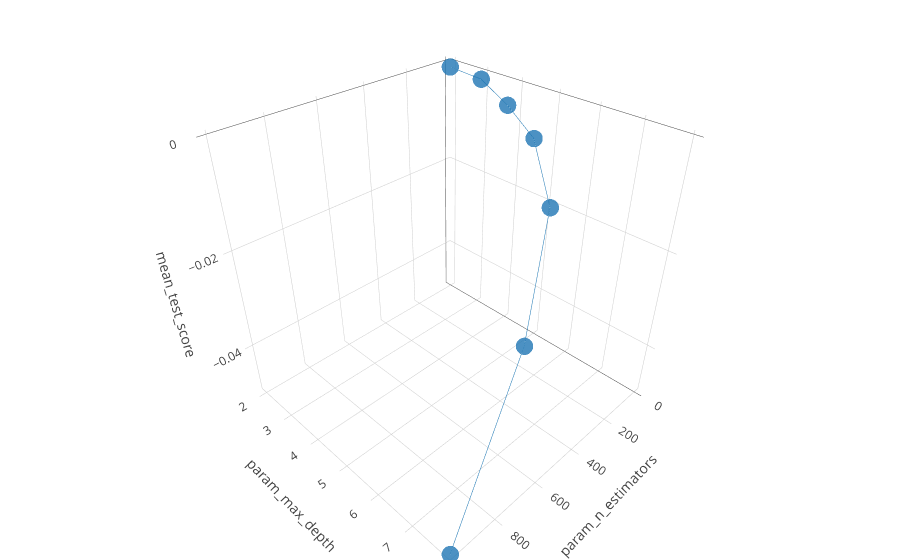

Notebook code cell kept with this figure:
### Markdown cell above
__Observations:__

* Used Gradient Boost Regressor, since dimensions are very less (So, thought of using any Tree based Structure).
* Instead of cal_val_score used Grid Search CV for faster Computations.
* Took very high depth, because GBDTs can handle low bias and high variances.
* Took n_estimators and max_depth as hyperparameters.
* Kept 'n_jobs = -1', to run the GridSearchCV faster.

### Code cell
import plotly.offline as offline
import plotly.graph_objs as go

offline.init_notebook_mode(connected=True)
#trace_1 = go.Scatter3d(x = model.cv_results_['param_n_estimators'], y = model.cv_results_['param_max_depth'], 
#                       z = model.cv_results_['mean_test_score'], mode='markers',
#                       marker = dict(size = 6, colorscale = 'Viridis', opacity= 0.8))

trace_1 = go.Scatter3d(x = param_range, y = param_depth, z = model.cv_results_['mean_test_score'], mode='lines+markers',
                       marker = dict(size = 6, colorscale = 'Viridis', opacity = 0.8), line = dict(color = '#1f77b4',width = 1))
data = [trace_1]
layout = go.Layout(margin = dict(l = 0, r = 0, b = 0, t = 0), title ='3D Plot',
                   scene = dict( xaxis = dict(title='param_n_estimators'), yaxis = dict(title='param_max_depth'), 
                                zaxis = dict( title='mean_test_score')))

fig = go.Figure(data = data, layout = layout)
offline.iplot(fig, filename = 'pandas-brownian-motion-3d', validate = False)

### Figure 1 — Plotly figure (JSON) as saved in the notebook; plotly's stock layout.template omitted (floating-point values rounded to 4 significant figures)
{"data": [{"line": {"color": "#1f77b4", "width": 1}, "marker": {"colorscale": "Viridis", "opacity": 0.8, "size": 6}, "mode": "lines+markers", "type": "scatter3d", "uid": "9d3ae46c-deaa-4080-9a00-309e372cdaac", "x": [5, 10, 50, 100, 200, 500, 1000], "y": [2, 3, 4, 5, 6, 7, 8, 9, 10], "z": [-0.000856, -0.001166, -0.003291, -0.006169, -0.01408, -0.02956, -0.0492, -0.003433, -0.006169, -0.01192, -0.01703, -0.02209, -0.02978, -0.02807, -0.03822, -0.03889]}], "layout": {"margin": {"b": 0, "l": 0, "r": 0, "t": 0}, "scene": {"xaxis": {"title": "param_n_estimators"}, "yaxis": {"title": "param_max_depth"}, "zaxis": {"title": "mean_test_score"}}, "title": "3D Plot"}}
